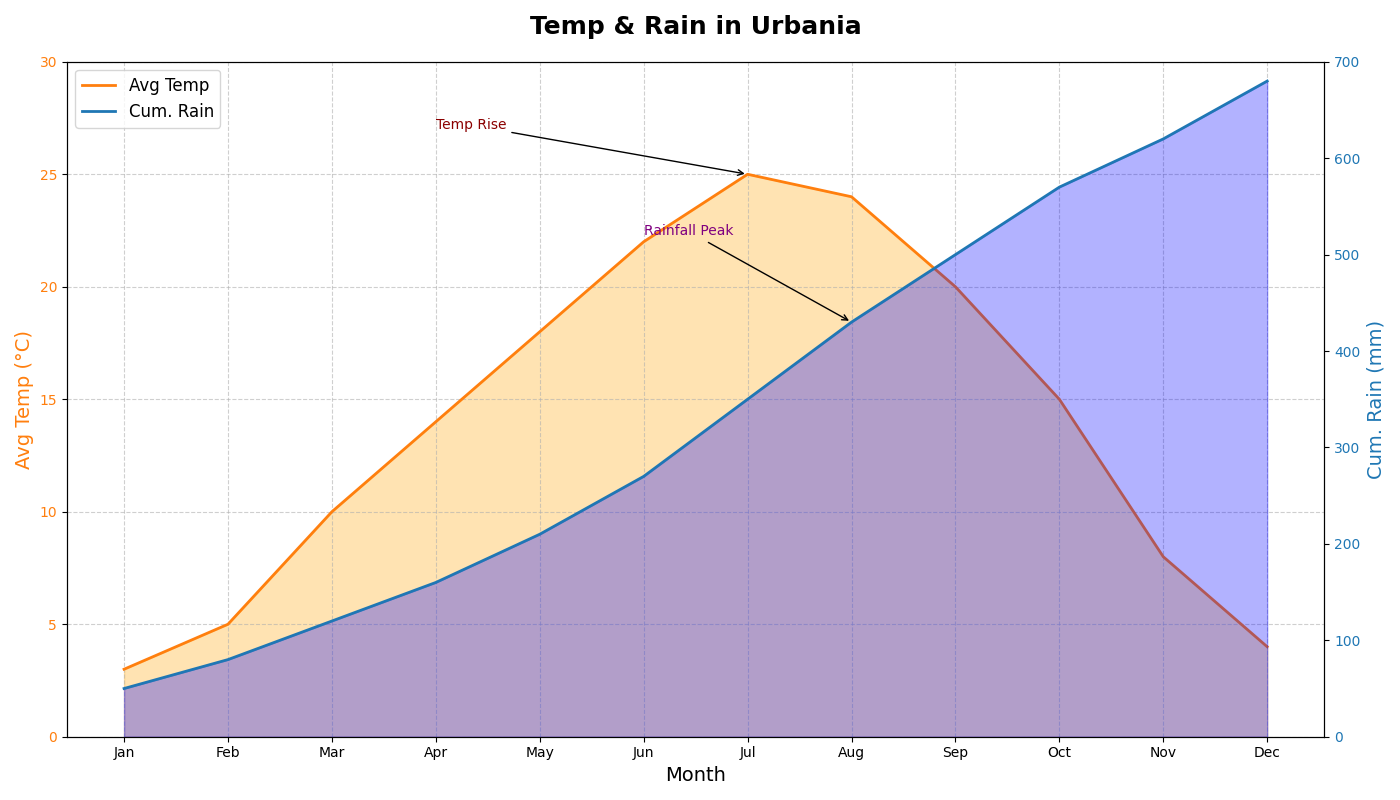

Write Python code to recreate this figure.
import matplotlib.pyplot as plt
import numpy as np

# Months
months = np.array(['Jan', 'Feb', 'Mar', 'Apr', 'May', 'Jun', 'Jul', 'Aug', 'Sep', 'Oct', 'Nov', 'Dec'])

# Avg temperature (°C)
avg_temp = np.array([3, 5, 10, 14, 18, 22, 25, 24, 20, 15, 8, 4])

# Cumulative rainfall (mm)
cumulative_rainfall = np.array([50, 80, 120, 160, 210, 270, 350, 430, 500, 570, 620, 680])

# Plotting
fig, ax1 = plt.subplots(figsize=(14, 8))

# Temperature plot
ax1.set_title("Temp & Rain in Urbania", fontsize=18, fontweight='bold', pad=20)
ax1.set_xlabel("Month", fontsize=14)
ax1.set_ylabel("Avg Temp (°C)", fontsize=14, color='tab:orange')
ax1.plot(months, avg_temp, color='tab:orange', label='Avg Temp', linewidth=2)
ax1.fill_between(months, avg_temp, color='orange', alpha=0.3)
ax1.tick_params(axis='y', labelcolor='tab:orange')
ax1.set_ylim(0, 30)

# Rainfall plot
ax2 = ax1.twinx()
ax2.set_ylabel("Cum. Rain (mm)", fontsize=14, color='tab:blue')
ax2.plot(months, cumulative_rainfall, color='tab:blue', label='Cum. Rain', linewidth=2)
ax2.fill_between(months, cumulative_rainfall, color='blue', alpha=0.3)
ax2.tick_params(axis='y', labelcolor='tab:blue')
ax2.set_ylim(0, 700)

# Legends
lines, labels = ax1.get_legend_handles_labels()
lines2, labels2 = ax2.get_legend_handles_labels()
ax1.legend(lines + lines2, labels + labels2, loc='upper left', fontsize=12)

# Grid
ax1.grid(True, linestyle='--', alpha=0.6)

# Annotation
ax1.annotate('Temp Rise', xy=('Jul', 25), xytext=('Apr', 27),
             arrowprops=dict(facecolor='red', arrowstyle='->'), fontsize=10, color='darkred')

ax2.annotate('Rainfall Peak', xy=('Aug', 430), xytext=('Jun', 520),
             arrowprops=dict(facecolor='purple', arrowstyle='->'), fontsize=10, color='purple')

plt.tight_layout()
plt.show()
